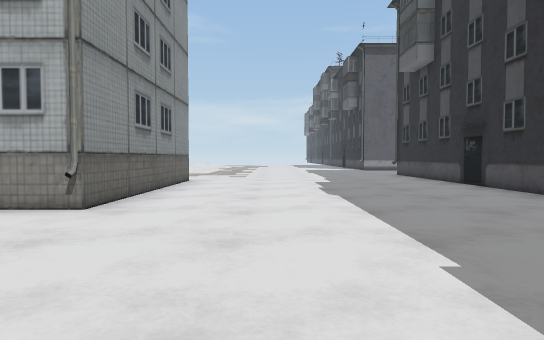
[1] (above)

24 first-person views from a walk through a Unity game level. The camera is 1.3 m above the floor, tilts 2° down and sees 75° across. The floor is counted in squares, 2 m on a side. Each view is taken from the middle of a square. On the plan, view 1 faces up. The plan holds only what a view shows up to about 10 squares ahead; the rest is blank. The place goes on beyond the plan. The player is left out. Some surface patterns are stand-ins.

[2]
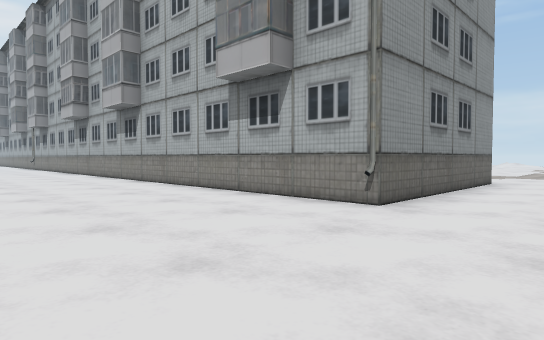

[3]
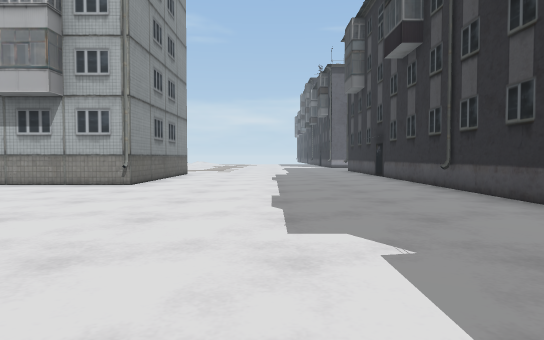

[4]
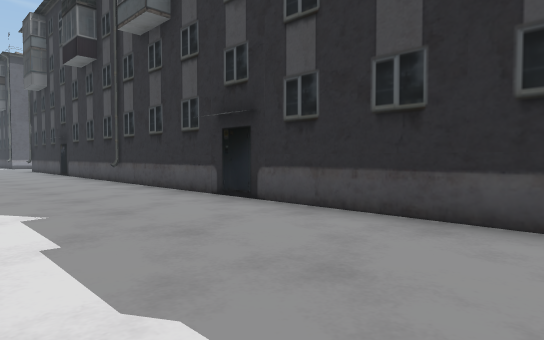

[5]
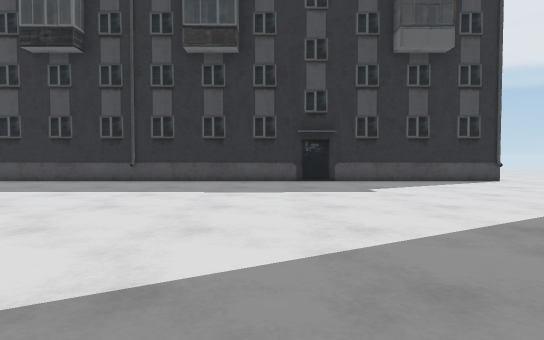

[6]
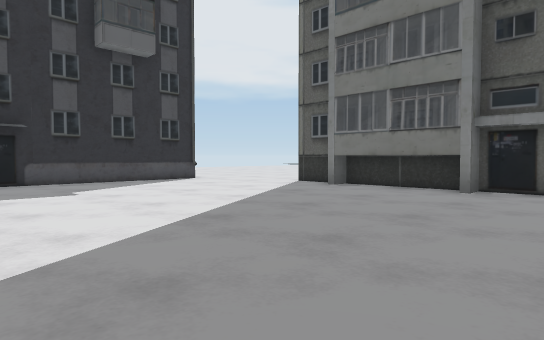

[7]
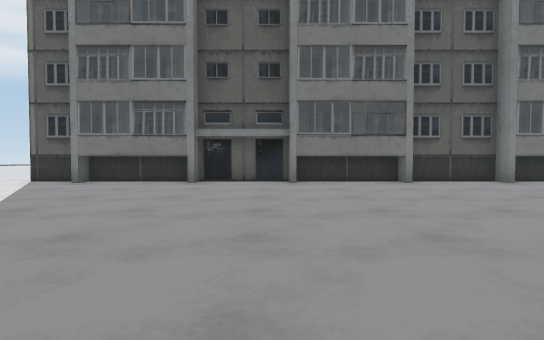

[8]
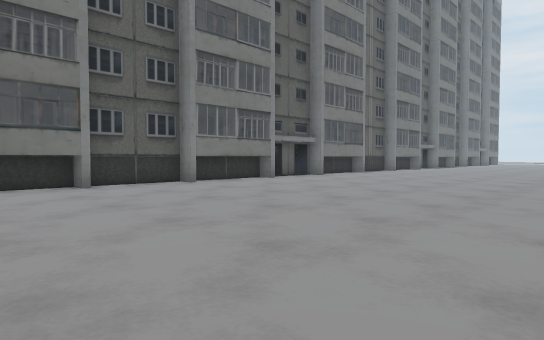

[9]
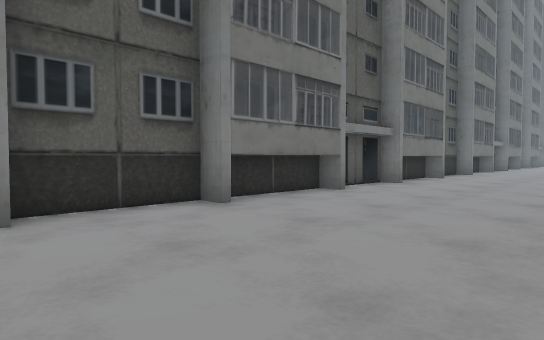

[10]
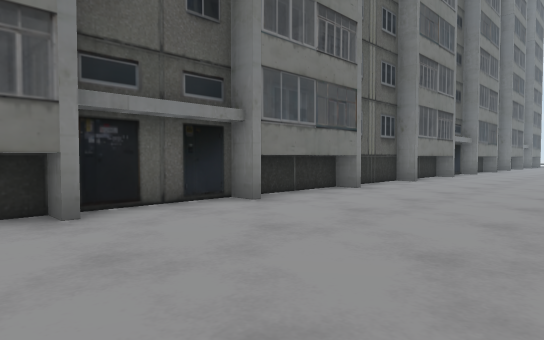

[11]
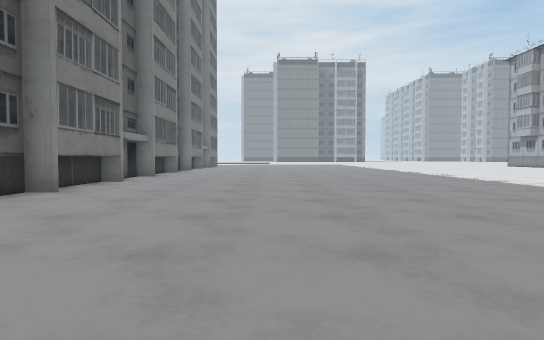

[12]
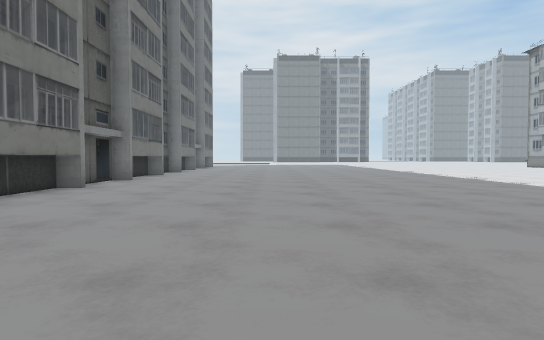

[13]
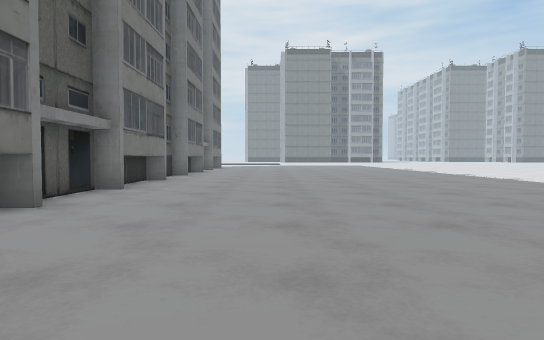

[14]
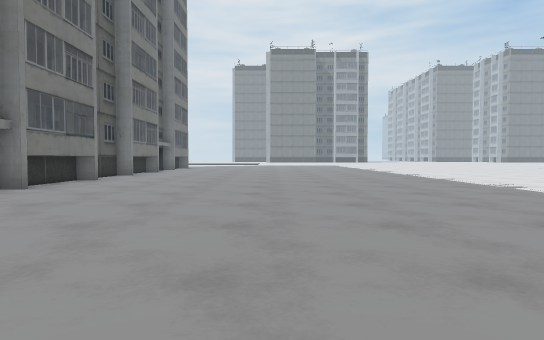

[15]
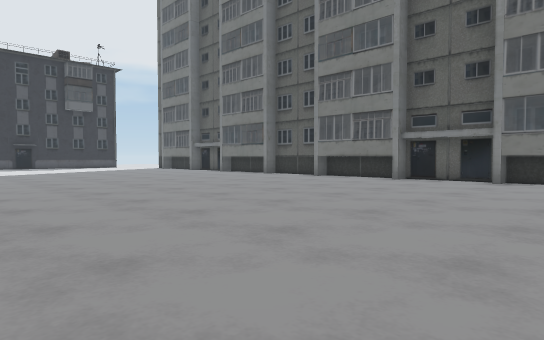

[16]
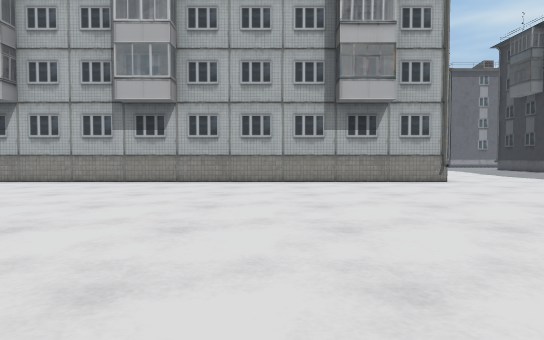

[17]
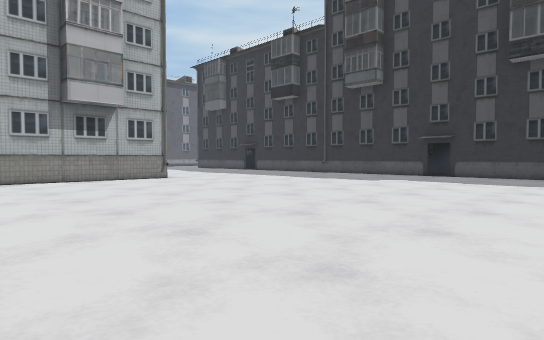

[18]
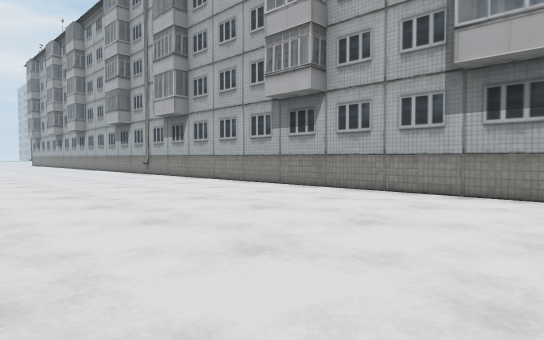

[19]
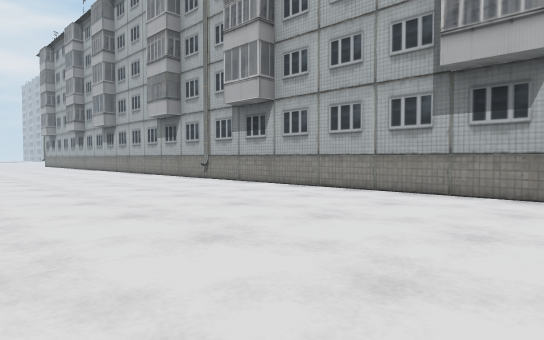

[20]
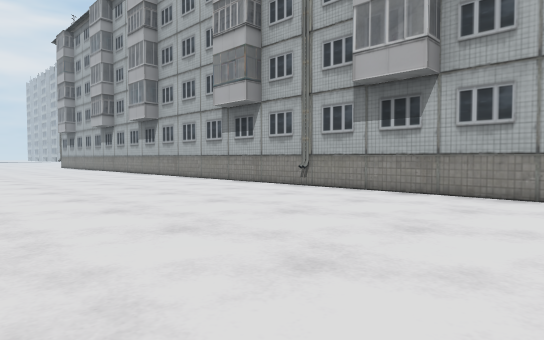

[21]
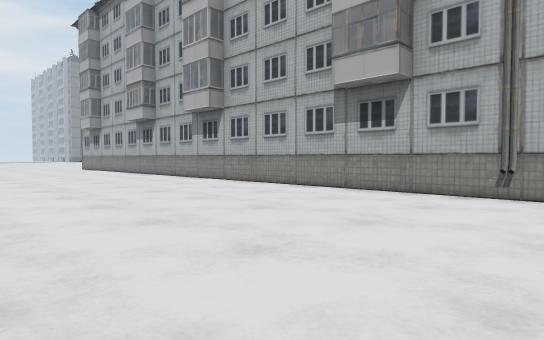

[22]
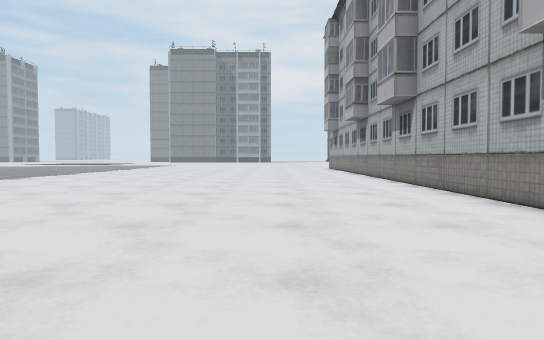

[23]
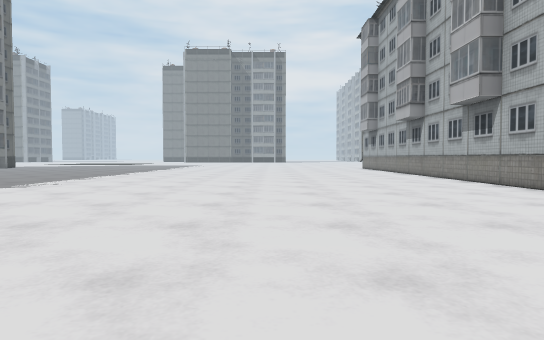

[24]
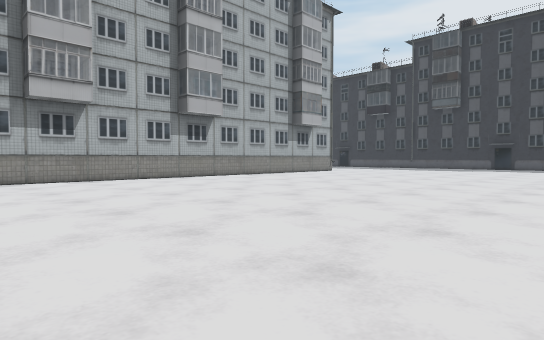

### Floor plan
Points are (right, up) in squares from view 1. A wall is a line through its corners. A room is listed if a view was taken in it or the views show most of it. See-through windows are left out.
Room 1 (views 1, 2, 3, 4, 5, 6, 7, 8, 9, 10, 11, 12, 13, 14, 15, 16, 17, 18, 19, 20, 21, 22, 23, 24)
walls: (-14.2, -17.1) (-11.1, -17.1) (-11.1, -17.6) (-8.6, -17.6); (-8.6, -17.1) (-5.4, -17.1); (-14, -17.6) (-11.5, -17.6); (-8.4, -17.6) (-5.6, -17.6); (-5.5, -17.6) (-3, -17.6) (-3, -17.1) (0.2, -17.1); (-19.9, -17.1) (-16.7, -17.1) (-16.7, -17.6); (-19.6, -17.6) (-14.2, -17.6); (-2.8, -17.6) (0, -17.6); (0.4, -17.6) (1.6, -17.6); (-25.8, -17.1) (-22.6, -17.1) (-22.6, -17.6) (-20.6, -17.6); (-25.6, -17.6) (-23.6, -17.6); (-2.3, 10) (-2.3, 4.4) (-31, 4.4); (4.8, -16.4) (4.8, 10); (-31, -17.1) (-28.2, -17.1) (-28.2, -17.6) (-26.5, -17.6); (-31, -17.6) (-29.1, -17.6)

Positions as (right, up) in squares from view 1, and headings:
1: (0, 0), facing up
2: (0, 0), facing up-left
3: (1, -4), facing up
4: (1, -6), facing up-right
5: (-5, -10), facing right
6: (-5, -10), facing down-right
7: (-5, -8), facing down
8: (-6, -9), facing down-left
9: (-8, -13), facing down-left
10: (-13, -13), facing down-left
11: (-16, -13), facing left
12: (-18, -13), facing left
13: (-21, -14), facing left
14: (-21, -12), facing left
15: (-19, -7), facing down-right
16: (-7, -5), facing up
17: (-8, -6), facing up-right
18: (-9, -2), facing up-left
19: (-13, -2), facing up-left
20: (-17, -2), facing up-left
21: (-21, -2), facing up-left
22: (-21, 1), facing left
23: (-21, -1), facing left
24: (-17, -6), facing up-right
